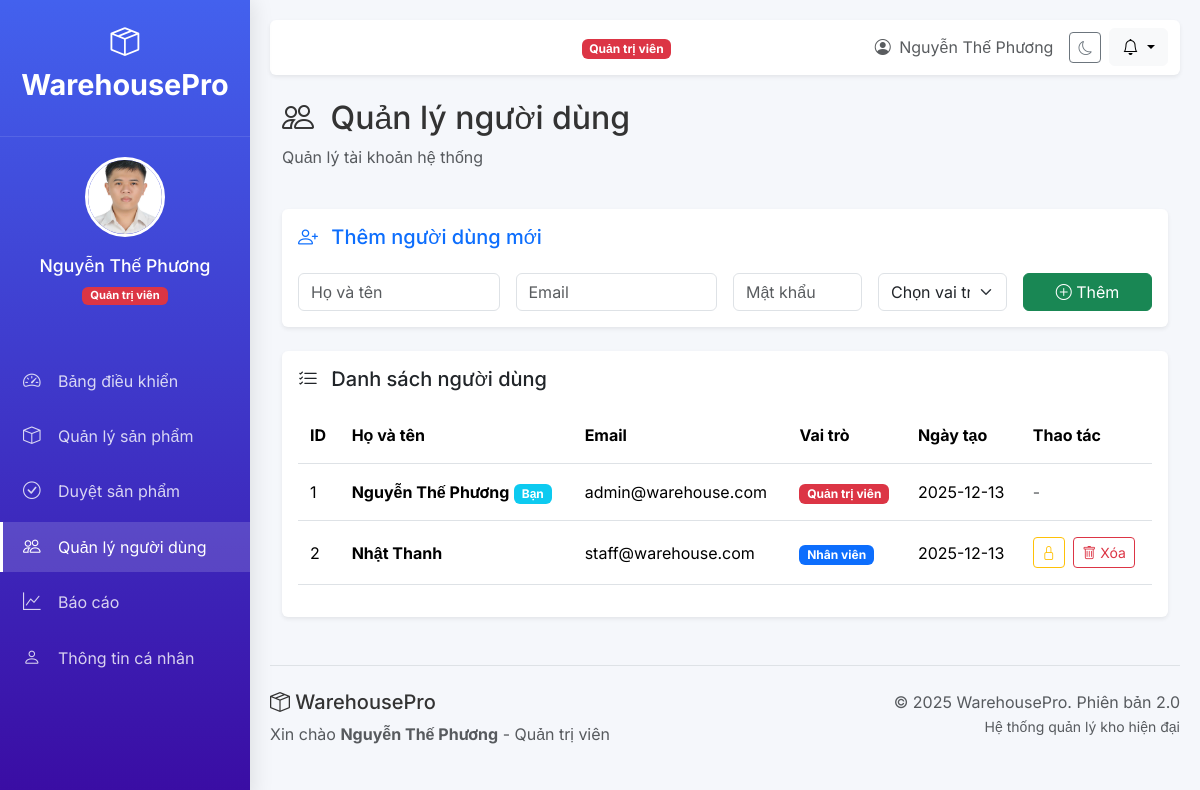
/admin/users (signed in), run on an earlier commit of the app's database.
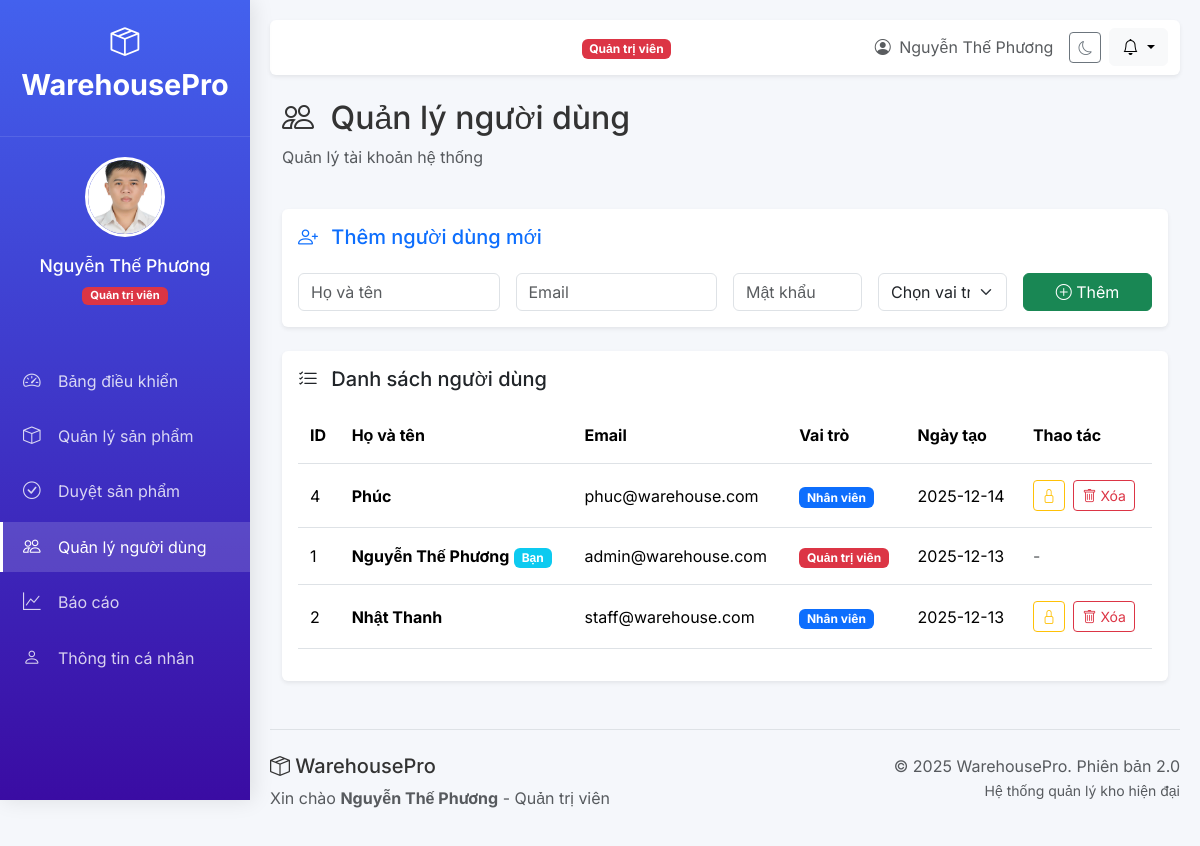
And on a later commit of the database.
### tables this page shows
CREATE TABLE users (
            id INTEGER PRIMARY KEY AUTOINCREMENT,
            email TEXT UNIQUE NOT NULL,
            password TEXT NOT NULL,
            full_name TEXT NOT NULL,
            role TEXT NOT NULL,
            avatar TEXT,
            phone TEXT,
            address TEXT,
            status TEXT DEFAULT 'active',
            created_at TIMESTAMP DEFAULT CURRENT_TIMESTAMP
        );

### main.py (the view)
@app.get("/admin/users", response_class=HTMLResponse)
async def admin_users(request: Request):
    user = get_current_user(request)
    if not user or user["role"] != "admin":
        return RedirectResponse("/login", status_code=302)
    conn = get_db_connection()
    cursor = conn.cursor()
    cursor.execute("SELECT * FROM users ORDER BY created_at DESC")
    users = [dict(row) for row in cursor.fetchall()]
    conn.close()
    return templates.TemplateResponse(
        "admin_users.html",
        {
            "request": request,
            "title": "Quản lý người dùng",
            "user": user,
            "users": users
        }
    )

### templates/admin_users.html (shortened to what this page needs)
{% extends "base.html" %}
{% block content %}
<div class="row mb-4">
    <div class="col-12">
        <h2><i class="bi bi-people me-2"></i> Quản lý người dùng</h2>
        <p class="text-muted">Quản lý tài khoản hệ thống</p>
    </div>
</div>
<div class="card mb-4 shadow-sm border-0">
    <div class="card-body">
        <h5 class="card-title mb-4 text-primary"><i class="bi bi-person-plus me-2"></i> Thêm người dùng mới</h5>
        <form method="post" action="/admin/users/add" class="row g-3">
            <div class="col-md-3">
                <input type="text" class="form-control" name="full_name" placeholder="Họ và tên" required>
            </div>
            <div class="col-md-3">
                <input type="email" class="form-control" name="email" placeholder="Email" required>
            </div>
            <div class="col-md-2">
                <input type="password" class="form-control" name="password" placeholder="Mật khẩu" required>
            </div>
            <div class="col-md-2">
                <select class="form-select" name="role" required>
                    <option value="">Chọn vai trò</option>
                </select>
            </div>
            <div class="col-md-2">
                <button type="submit" class="btn btn-success w-100">
                    <i class="bi bi-plus-circle"></i> Thêm
                </button>
            </div>
        </form>
    </div>
</div>
<div class="card shadow-sm border-0"><div class="card-body">
    <div class="table-header">
        <h5><i class="bi bi-list-check me-2"></i> Danh sách người dùng</h5>
    </div>
    <div class="table-responsive mt-3">
        <table class="table table-hover">
            <thead>
                <tr>
                    <th>ID</th>
                    <th>Họ và tên</th>
                    <th>Email</th>
                    <th>Vai trò</th>
                    <th>Ngày tạo</th>
                    <th>Thao tác</th>
                </tr>
            </thead>
            <tbody>
                {% for u in users %}
                <tr>
                    <td>{{ u.id }}</td>
                    <td>
                        <strong>{{ u.full_name }}</strong>
                        {% if u.id == user.id %}
                        <span class="badge bg-info">Bạn</span>
                        {% endif %}
                    </td>
                    <td>{{ u.email }}</td>
                    <td>
                        {% if u.role == 'admin' %}
                        <span class="badge bg-danger">Quản trị viên</span>
                        {% else %}
                        <span class="badge bg-primary">Nhân viên</span>
                        {% endif %}
                    </td>
                    <td>{{ u.created_at[:10] }}</td>
                    <td>
                        {% if u.id != user.id %}
                        <a href="/admin/users/{{ u.id }}/toggle-status" class="btn btn-sm {% if u.status == 'active' %}btn-outline-warning{% else %}btn-outline-success{% endif %} me-1" title="Khóa/Mở khóa">
                            {% if u.status == 'active' %}
                            <i class="bi bi-lock"></i>
                            {% else %}
                            <i class="bi bi-unlock"></i>
                            {% endif %}
                        </a>
                        <a href="/admin/users/{{ u.id }}/delete" class="btn btn-sm btn-outline-danger btn-delete">
                            <i class="bi bi-trash"></i> Xóa
                        </a>
                        {% else %}
                        <span class="text-muted">-</span>
                        {% endif %}
                    </td>
                </tr>
                {% endfor %}
            </tbody>
        </table>
    </div>
</div></div>
{% endblock %}

### templates/base.html (shortened to what the changed rows need)
<!DOCTYPE html>
<html lang="vi" data-bs-theme="light">
<head>
    <link href="https://cdn.jsdelivr.net/npm/bootstrap@5.3.3/dist/css/bootstrap.min.css" rel="stylesheet">
    <link rel="stylesheet" href="https://cdn.jsdelivr.net/npm/bootstrap-icons@1.11.1/font/bootstrap-icons.css">
</head>
<body>
    <div class="sidebar">
        {% if user %}
        <div class="user-profile">
            <img src="{{ user.get('avatar', '/static/img/avatars/default.png') }}" class="avatar"
                alt="{{ user.full_name }}">
            <div class="user-info mt-2">
                <h5>{{ user.full_name }}</h5>
                <span class="badge {% if user.role == 'admin' %}bg-danger{% else %}bg-primary{% endif %}">
                    {{ 'Quản trị viên' if user.role == 'admin' else 'Nhân viên' }}
                </span>
            </div>
        </div>
        {% endif %}
    </div>
    <div class="main-content">
        <nav class="navbar navbar-expand-lg navbar-light bg-white shadow-sm rounded mb-4">
            <div class="container-fluid">
                <div class="d-flex align-items-center">
                    <div class="ms-3">
                        <span
                            class="badge {% if user and user.role == 'admin' %}bg-danger{% else %}bg-primary{% endif %}">
                            {{ 'Quản trị viên' if user and user.role == 'admin' else 'Nhân viên' }}
                        </span>
                    </div>
                </div>
                <div class="d-flex align-items-center">
                    <span class="text-muted me-3 d-none d-md-block">
                        <i class="bi bi-person-circle me-1"></i>
                        {{ user.full_name if user else '' }}
                    </span>
                    <button class="btn btn-outline-secondary btn-sm me-2" onclick="toggleDarkMode()">
                        <i class="bi bi-moon"></i>
                    </button>
                    <div class="dropdown">
                        <button class="btn btn-light dropdown-toggle" type="button" data-bs-toggle="dropdown">
                        </button>
                    </div>
                </div>
            </div>
        </nav>
        <div class="container-fluid">
            {% block content %}{% endblock %}
        </div>
        <footer class="mt-5 pt-4 border-top">
            <div class="row">
                <div class="col-md-6">
                    <h5><i class="bi bi-box-seam"></i> WarehousePro</h5>
                    <p class="text-muted">
                        {% if user %}
                        Xin chào <strong>{{ user.full_name }}</strong> -
                        {{ 'Quản trị viên' if user.role == 'admin' else 'Nhân viên' }}
                        {% else %}
                        Hệ thống quản lý kho hàng thông minh & chuyên nghiệp
                        {% endif %}
                    </p>
                </div>
            </div>
        </footer>
    </div>
</body>
</html>

What changed in the data, as far as the page shows it:
added users: id "4", full_name "Phúc", email "phuc@warehouse.com", role "Nhân viên", created_at "2025-12-14", status "active" (drawn)
